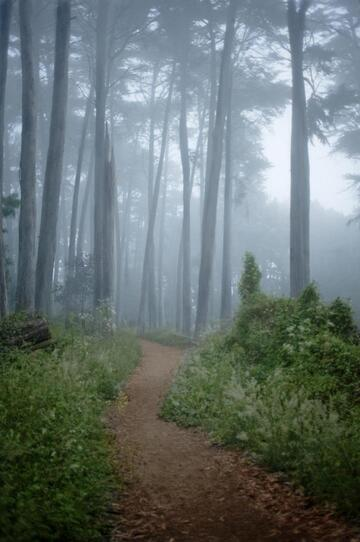
#> input picture data/forest.jpg, 360 x 542 px, found by its file name
$ python cap.py
#> lines starting #> are read from the running program, lines starting #| are printed output that depends on the picture
"""
A Fast Single Image Haze Removal Algorithm Using Color Attenuation Prior

Original source
Matlab: https://github.com/JiamingMai/Color-Attenuation-Prior-Dehazing
Python: https://github.com/tanmay-j/Haze-Removal-Algorithm-Using-Color-Attenuation-Prior

Modified by Wonvin Kim, 06/04/22
"""


import cv2
import numpy as np
import copy
from os import path as ospath

BINS = 256
MAX_LEVEL = BINS - 1

DEFAULT_BETA = 1 # Dehazing strength


def quantization(pixels, min, max):
    v = (max - min) / MAX_LEVEL
    return (pixels - min) / v

# g_img: guide image, K: kernel size
def guided_filter(img, g_img, K=(50, 50)):
    # f: filtered

    f_i = cv2.blur(img, K)
    f_g = cv2.blur(g_img, K)

    f_ig = cv2.blur(img * g_img, K)
    f_gg = cv2.blur(g_img * g_img, K)

    cov_ig = f_ig - f_i * f_g
    var_gg = f_gg - f_g * f_g

    a = cov_ig / (var_gg + np.finfo(float).eps)
    b = f_i - (a * f_g)

    f_a = cv2.blur(a, K)
    f_b = cv2.blur(b, K)

    return f_a * g_img + f_b


 # First, calculating the depth map
def _calculate_DepthMap(hsv):
    THETA0 = 0.121779
    THETA1 = 0.959710
    THETA2 = -0.780245
    SIGMA = 0.041337

    depth_map = THETA0 + THETA1 * hsv[..., 2] + THETA2 * hsv[..., 1] + np.random.normal(0, SIGMA, hsv[..., 0].shape)
    return depth_map

 # Second, calculating the min-filtered depth map
def _filter_DepthMap(depth_map):
    K = 5 # Size of neighbourhood considered for min filter

    h, w = depth_map.shape[:2]

    relu = lambda x: x if x > 0 else 0
    reverse_relu = lambda bound, x: bound if x > bound else x
    filtered_depth_map = copy.deepcopy(depth_map)
    for i in range(h):
        for j in range(w):
            x_low = relu(i - K)
            x_high =  reverse_relu(h - 1, i + K) + 1
            y_low = relu(j - K)
            y_high =  reverse_relu(w - 1, j + K) + 1
            filtered_depth_map[i][j] = np.min(depth_map[x_low:x_high, y_low:y_high])

    return filtered_depth_map

# Finally, refining the depth map
def _refine_DepthMap(filtered_depth_map, depth_map):
    refined_depth_map = guided_filter(filtered_depth_map, depth_map)
    return refined_depth_map

# value: Intensity
def _estimate_AtmosphericLight(img, value, depth_map):
    depth_map_1d = np.ravel(depth_map)
    rankings = np.argsort(depth_map_1d)

    threshold = 99.9 * len(rankings) / 100

    # Find the indices of array elements that are non-zero, grouped by element.
    indices = np.argwhere(rankings > threshold).ravel()

    w = img.shape[1]
    indices_rows = indices // w
    indices_columns = indices % w

    A = np.zeros(3)
    v = -np.inf
    for x in range(len(indices_rows)):
        i = indices_rows[x]
        j = indices_columns[x]

        if value[i][j] >= v:
            A = img[i][j]
            v = value[i][j]

    return A

# A: atmospheric light, beta: dehazing strength
def _recover(img, depth_map, A, beta):
    t = np.exp(-beta * depth_map)
    t = np.clip(t, 0.1, 0.9)

    J = np.zeros(img.shape, np.float64)

    for i in range(3):
        J[..., i] = (img[..., i] - A[i].astype("float")) / t + A[i]
        J[..., i] = quantization(J[..., i], np.min(J[..., i]), np.max(J[..., i]))

    return J.astype(np.uint8)


# Color Attenuation Prior
def CAP(img, beta=DEFAULT_BETA, is_only_result=True):
    hsv = cv2.cvtColor(img, cv2.COLOR_BGR2HSV) / MAX_LEVEL

    depth_map = _calculate_DepthMap(hsv)
    filtered_depth_map = _filter_DepthMap(depth_map)
    refined_depth_map = _refine_DepthMap(filtered_depth_map, depth_map)

    A = _estimate_AtmosphericLight(img, hsv[..., 2], depth_map)
    J = _recover(img, refined_depth_map, A, beta)

    if is_only_result:
        return J
    else:
        depth_map = quantization(depth_map, depth_map.min(), depth_map.max())
        filtered_depth_map = quantization(filtered_depth_map, filtered_depth_map.min(), filtered_depth_map.max())
        refined_depth_map = quantization(refined_depth_map, refined_depth_map.min(), refined_depth_map.max())
        return (J, depth_map.astype(np.uint8), filtered_depth_map.astype(np.uint8), refined_depth_map.astype(np.uint8))


if __name__ == "__main__":
    DIR = 'outputs'

    O_PATH = ospath.join(DIR, 'cap.jpg')
    I_PATH = ospath.join('data', 'forest.jpg')

    I = cv2.imread(I_PATH)
#> I is the input picture: shape (542, 360, 3); mean B, G, R 112.9, 115, 103.8
    J, depth_map, filtered_depth_map, refined_depth_map = CAP(I, is_only_result=False)
#> in guided_filter, `f_gg = cv2.blur(g_img * g_img, K)`:
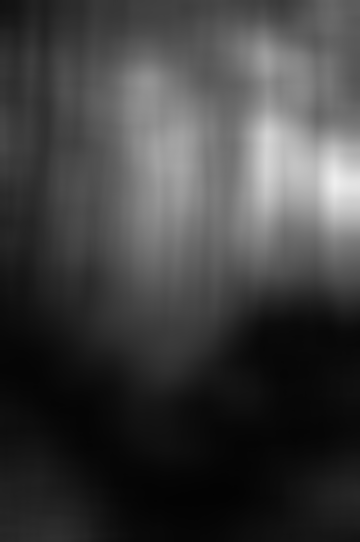
#> f_gg: shape (542, 360) float64; min 0.0118, max 0.937, mean 0.251
#> in guided_filter, `cov_ig = f_ig - f_i * f_g`:
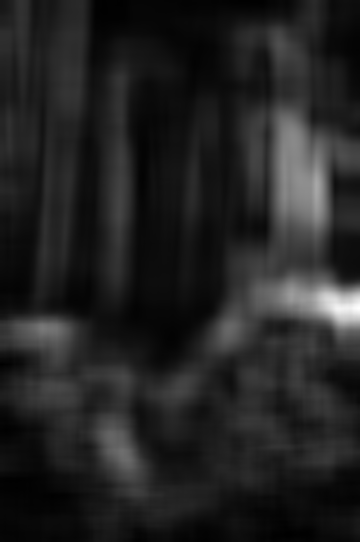
#> cov_ig: shape (542, 360) float64; min -0.000329, max 0.0641, mean 0.00857; drawn with min black and max white
#> in guided_filter, `var_gg = f_gg - f_g * f_g`:
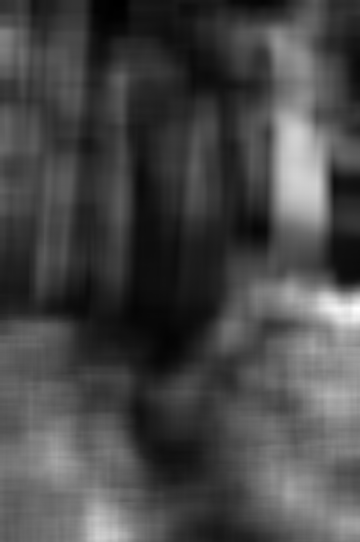
#> var_gg: shape (542, 360) float64; min 0.00208, max 0.0589, mean 0.0182; drawn with min black and max white
#> in guided_filter, `f_a = cv2.blur(a, K)`:
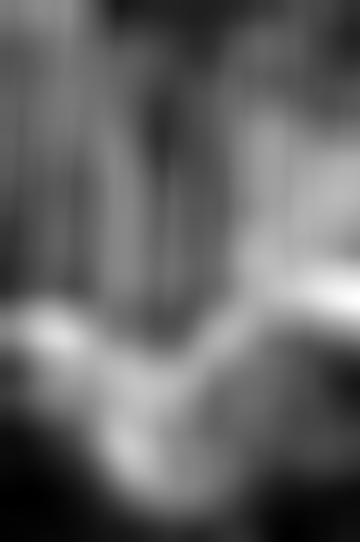
#> f_a: shape (542, 360) float64; min 0.038, max 1.14, mean 0.475; drawn with min black and max white
#> in guided_filter, `return f_a * g_img + f_b`:
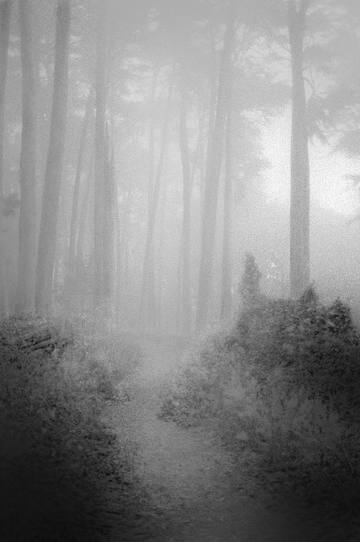
#> returned value: shape (542, 360) float64; min -0.786, max 0.905, mean 0.129; drawn with min black and max white
#> in _estimate_AtmosphericLight, `threshold = 99.9 * len(rankings) / 100`: threshold = 194924.9
#> in _estimate_AtmosphericLight, `indices = np.argwhere(rankings > threshold).ravel()`: indices = 195 values from 295 to 68935
#> in _estimate_AtmosphericLight, `indices_rows = indices // w`: indices_rows = 195 values from 0 to 191
#> in _estimate_AtmosphericLight, `indices_columns = indices % w`: indices_columns = 195 values, max 359 at index 1, min 1 at index 139, mean 179.6
#> the loop in _estimate_AtmosphericLight, `for x in range(len(indices_rows)):` made 195 passes
#> (i, j, A, v) on passes 1, 6, 58, 78, 83: (0, 295, [183, 158, 142], 0.718), (9, 341, [215, 192, 176], 0.843), (37, 306, [215, 197, 180], 0.843), (43, 311, [238, 220, 203], 0.933), (46, 254, [255, 237, 221], 1)
#> (i, j) on passes 2, 3, 4, 5, 7, 8: (2, 359), (5, 32), (8, 74), (9, 279), (15, 32), (15, 206)
#> after the loop in _estimate_AtmosphericLight, `for x in range(len(indices_rows)):`: v = 1
#> in CAP, `A = _estimate_AtmosphericLight(img, hsv[..., 2], depth_map)`: A = [255, 237, 221]
#> in _recover, `t = np.clip(t, 0.1, 0.9)`:
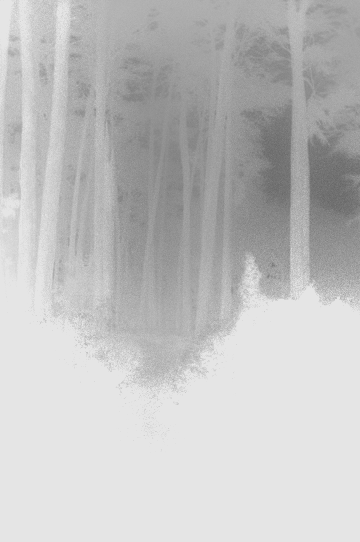
#> t: shape (542, 360) float64; min 0.404, max 0.9, mean 0.757
#> the loop in _recover, `for i in range(3):` made 3 passes
#> v in quantization on passes 1 to 3: 1.11, 1.13, 1.16
#> after the loop in _recover, `for i in range(3):`:
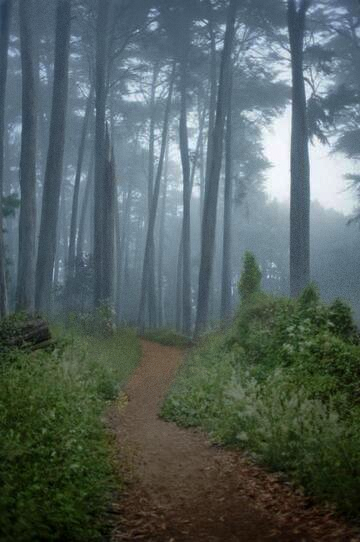
#> J: shape (542, 360, 3) float64; mean B, G, R 95.8, 97.9, 84.5; drawn with min black and max white

    cv2.imwrite(O_PATH, J)
    cv2.imshow('Haze image', I)
    cv2.imshow('Dehazed image', J / MAX_LEVEL)
    cv2.waitKey()

    cv2.imwrite(ospath.join(DIR, 'depth map (CAP).jpg'), depth_map)
    cv2.imwrite(ospath.join(DIR, 'min-filtered depth map (CAP).jpg'), filtered_depth_map)
    cv2.imwrite(ospath.join(DIR, 'refined depth map (CAP).jpg'), refined_depth_map)

$ run again, with data/GRCN_Google_108.jpg copied over data/forest.jpg
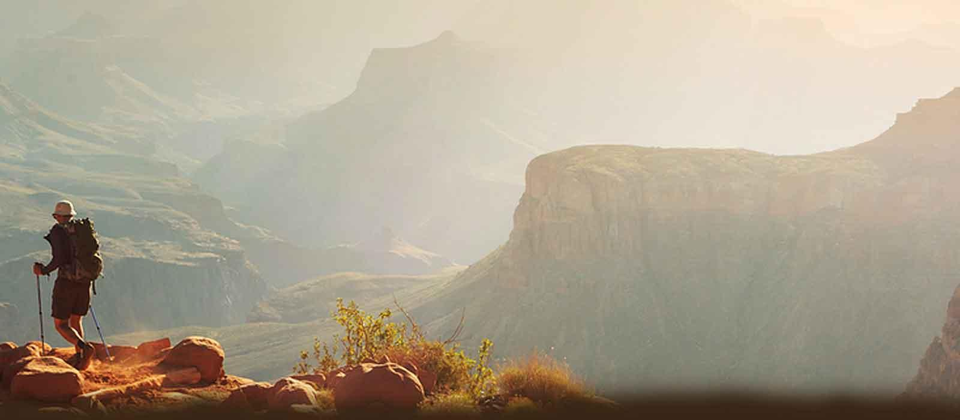
#> input picture data/GRCN_Google_108.jpg, 960 x 420 px, found by its file name
#> I is the input picture: shape (420, 960, 3); mean B, G, R 144.1, 162.6, 172.9
#> threshold = 402796.8
#> indices = 403 values from 1012 to 29365
#> indices_rows = 403 values from 1 to 30
#> indices_columns = 403 values, max 959 at index 281, min 2 at index 200, mean 500.8
#> the loop in _estimate_AtmosphericLight, `for x in range(len(indices_rows)):` made 403 passes
#> (i, j, A, v) on passes 1, 2, 3, 5, 6, 7, 8, 9: (1, 52, [167, 184, 181], 0.722), (1, 177, [173, 192, 195], 0.765), (1, 376, [185, 209, 215], 0.843), (2, 562, [185, 213, 224], 0.878), (2, 583, [185, 213, 224], 0.878), (2, 631, [195, 217, 229], 0.898), (2, 757, [203, 229, 246], 0.965), (2, 789, [205, 231, 248], 0.973)
#> after the loop in _estimate_AtmosphericLight, `for x in range(len(indices_rows)):`: v = 1
#> in CAP, `A = _estimate_AtmosphericLight(img, hsv[..., 2], depth_map)`: A = [208, 232, 255]
#> in _recover, `t = np.clip(t, 0.1, 0.9)`:
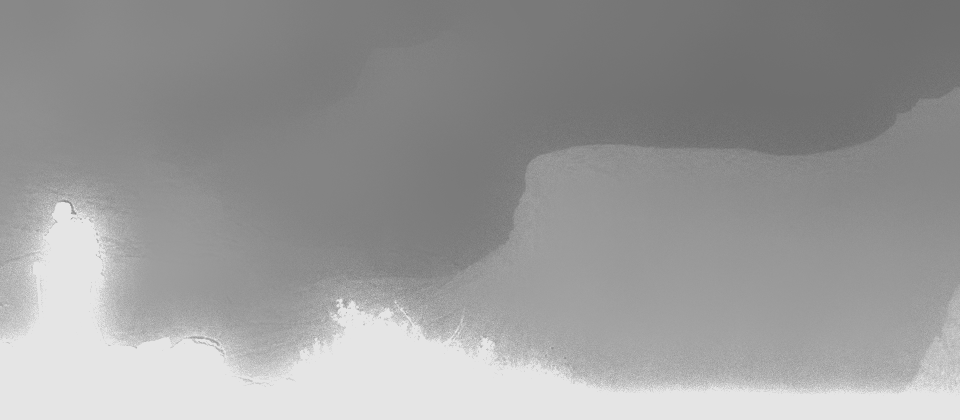
#> t: shape (420, 960) float64; min 0.418, max 0.9, mean 0.609
#> the loop in _recover, `for i in range(3):` made 3 passes
#> v in quantization on passes 1 to 3: 1.09, 1.15, 1.11
#> after the loop in _recover, `for i in range(3):`:
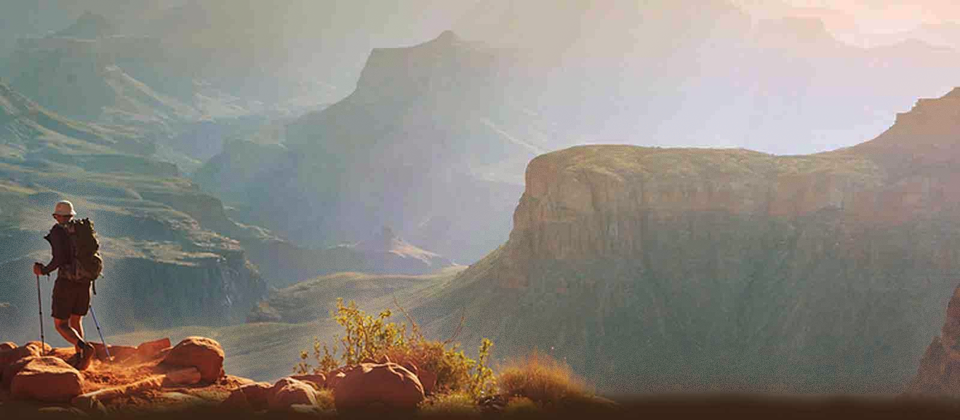
#> J: shape (420, 960, 3) float64; mean B, G, R 126.7, 134.2, 140.6; drawn with min black and max white

$ run again, with data/GRCN_Google_346.jpg copied over data/forest.jpg
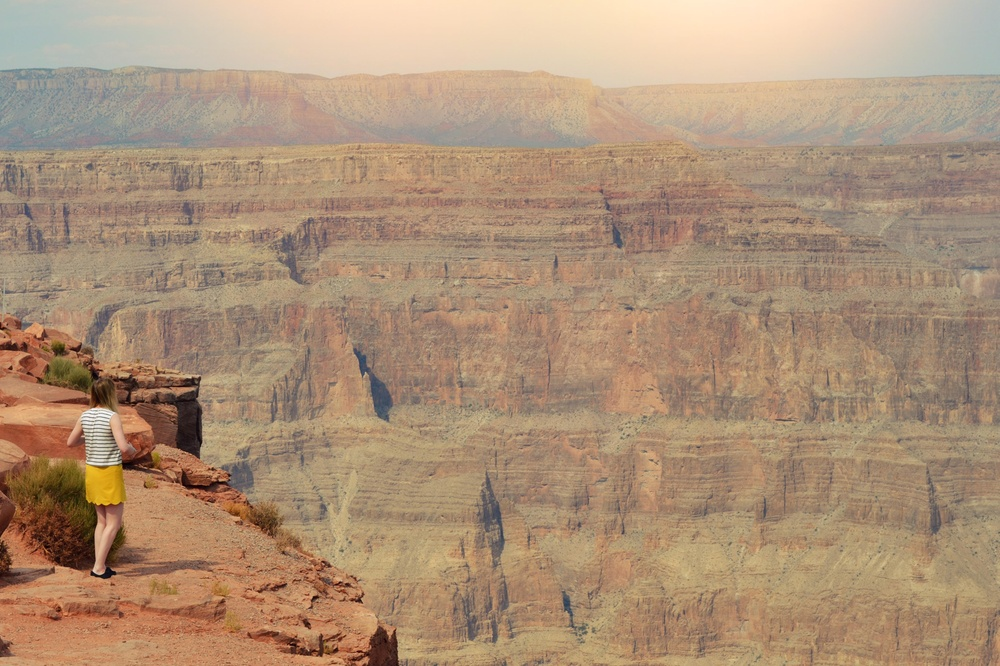
#> input picture data/GRCN_Google_346.jpg, 1000 x 666 px, shrunk from 1844 x 1229 before the run, found by its file name
#> I is the input picture: shape (666, 1000, 3); mean B, G, R 119.8, 145.4, 172.6
#> threshold = 665334
#> indices = 665 values from 2006 to 559361
#> indices_rows = 665 values from 2 to 559
#> indices_columns = 665 values, max 999 at index 602, min 3 at index 309, mean 518.2
#> the loop in _estimate_AtmosphericLight, `for x in range(len(indices_rows)):` made 665 passes
#> (i, j, A, v) on passes 1, 2, 11, 12, 17, 21, 25, 31: (2, 6, [182, 189, 176], 0.741), (2, 550, [190, 225, 251], 0.984), (5, 740, [204, 232, 255], 1), (5, 766, [203, 230, 255], 1), (6, 739, [206, 232, 255], 1), (8, 811, [195, 224, 255], 1), (9, 729, [203, 231, 255], 1), (10, 713, [203, 231, 255], 1)
#> after the loop in _estimate_AtmosphericLight, `for x in range(len(indices_rows)):`: v = 1
#> in CAP, `A = _estimate_AtmosphericLight(img, hsv[..., 2], depth_map)`: A = [194, 226, 255]
#> in _recover, `t = np.clip(t, 0.1, 0.9)`:
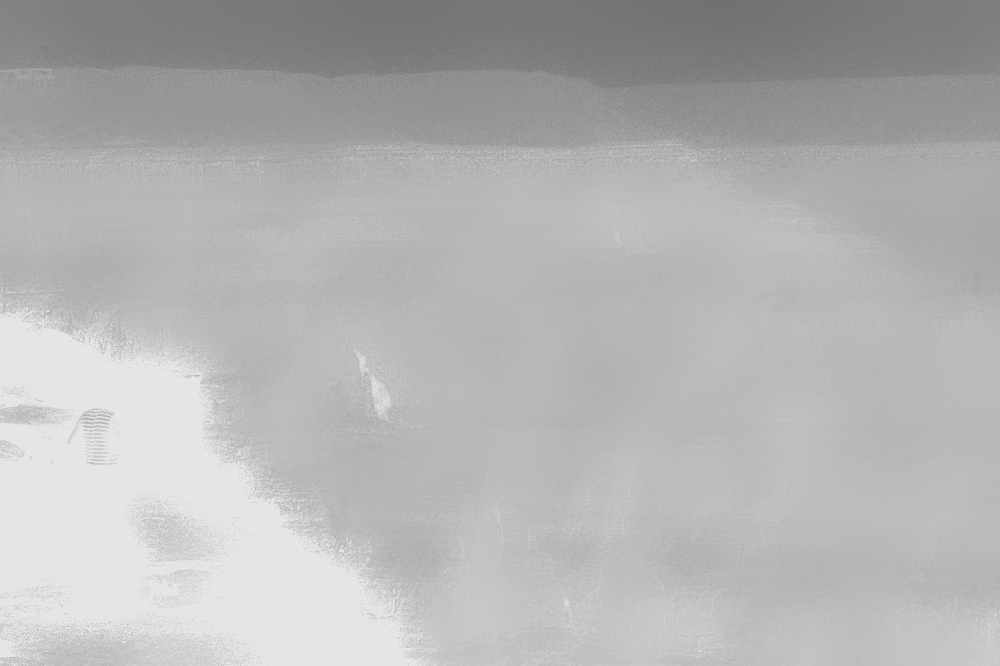
#> t: shape (666, 1000) float64; min 0.439, max 0.9, mean 0.707
#> the loop in _recover, `for i in range(3):` made 3 passes
#> v in quantization on passes 1 to 3: 1.18, 1.14, 1.07
#> after the loop in _recover, `for i in range(3):`:
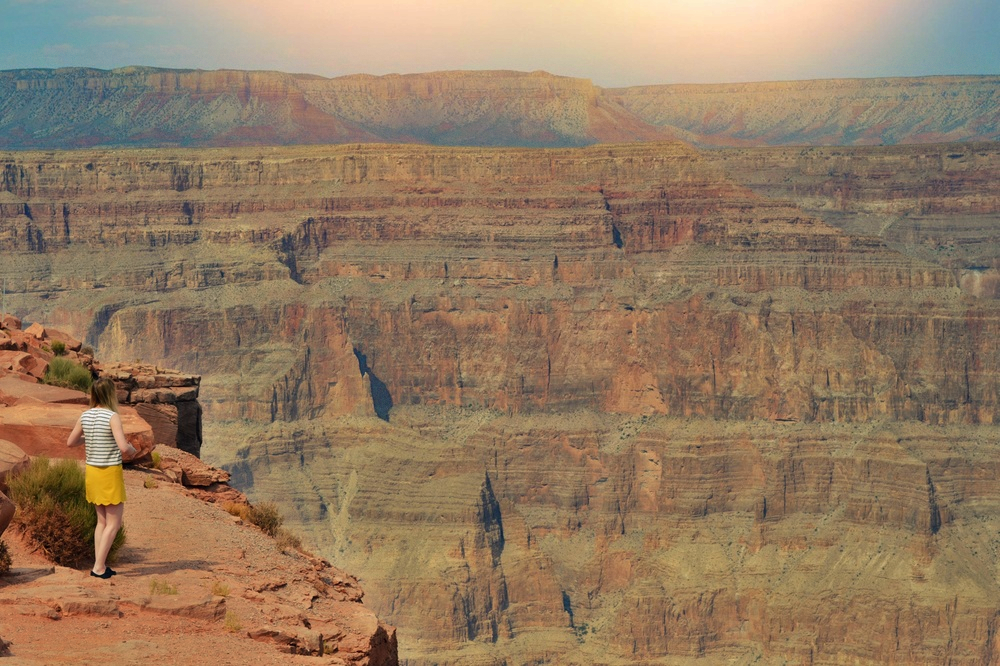
#> J: shape (666, 1000, 3) float64; mean B, G, R 97.8, 123.1, 148.1; drawn with min black and max white

$ run again, with data/GRCN_Google_696.jpg copied over data/forest.jpg
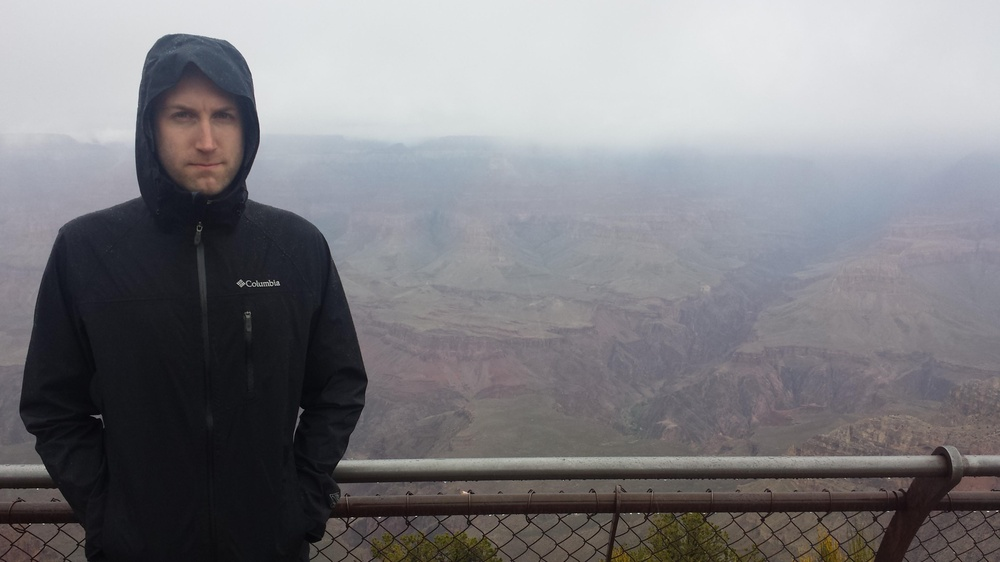
#> input picture data/GRCN_Google_696.jpg, 1000 x 562 px, shrunk from 1652 x 929 before the run, found by its file name
#> I is the input picture: shape (562, 1000, 3); mean B, G, R 129.5, 125.4, 126.4
#> threshold = 561438
#> indices = 561 values from 177 to 211641
#> indices_rows = 561 values from 0 to 211
#> indices_columns = 561 values, max 999 at index 446, min 1 at index 544, mean 501.3
#> the loop in _estimate_AtmosphericLight, `for x in range(len(indices_rows)):` made 561 passes
#> (i, j, A, v) on passes 1, 2, 3, 4, 5, 14, 15, 16: (0, 177, [226, 224, 223], 0.886), (0, 178, [226, 224, 223], 0.886), (0, 180, [228, 224, 223], 0.894), (0, 227, [229, 225, 224], 0.898), (0, 274, [230, 226, 225], 0.902), (0, 689, [231, 229, 228], 0.906), (0, 699, [231, 229, 228], 0.906), (0, 764, [236, 232, 231], 0.925)
#> after the loop in _estimate_AtmosphericLight, `for x in range(len(indices_rows)):`: v = 0.925
#> in CAP, `A = _estimate_AtmosphericLight(img, hsv[..., 2], depth_map)`: A = [236, 232, 231]
#> the loop in _recover, `for i in range(3):` made 3 passes
#> v in quantization on passes 1 to 3: 1.12, 1.1, 1.1
#> after the loop in _recover, `for i in range(3):`:
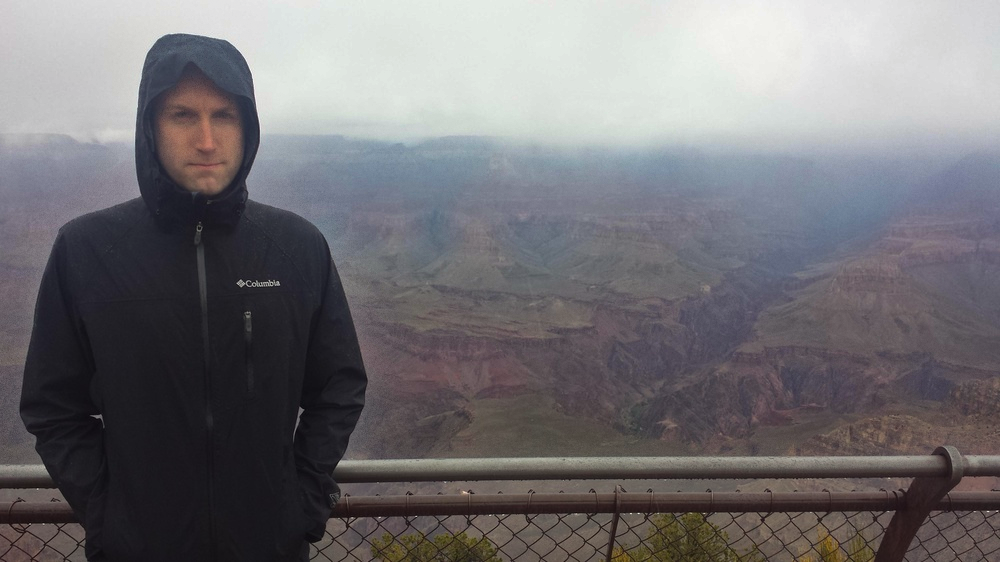
#> J: shape (562, 1000, 3) float64; mean B, G, R 117.2, 113.8, 115.9; drawn with min black and max white
